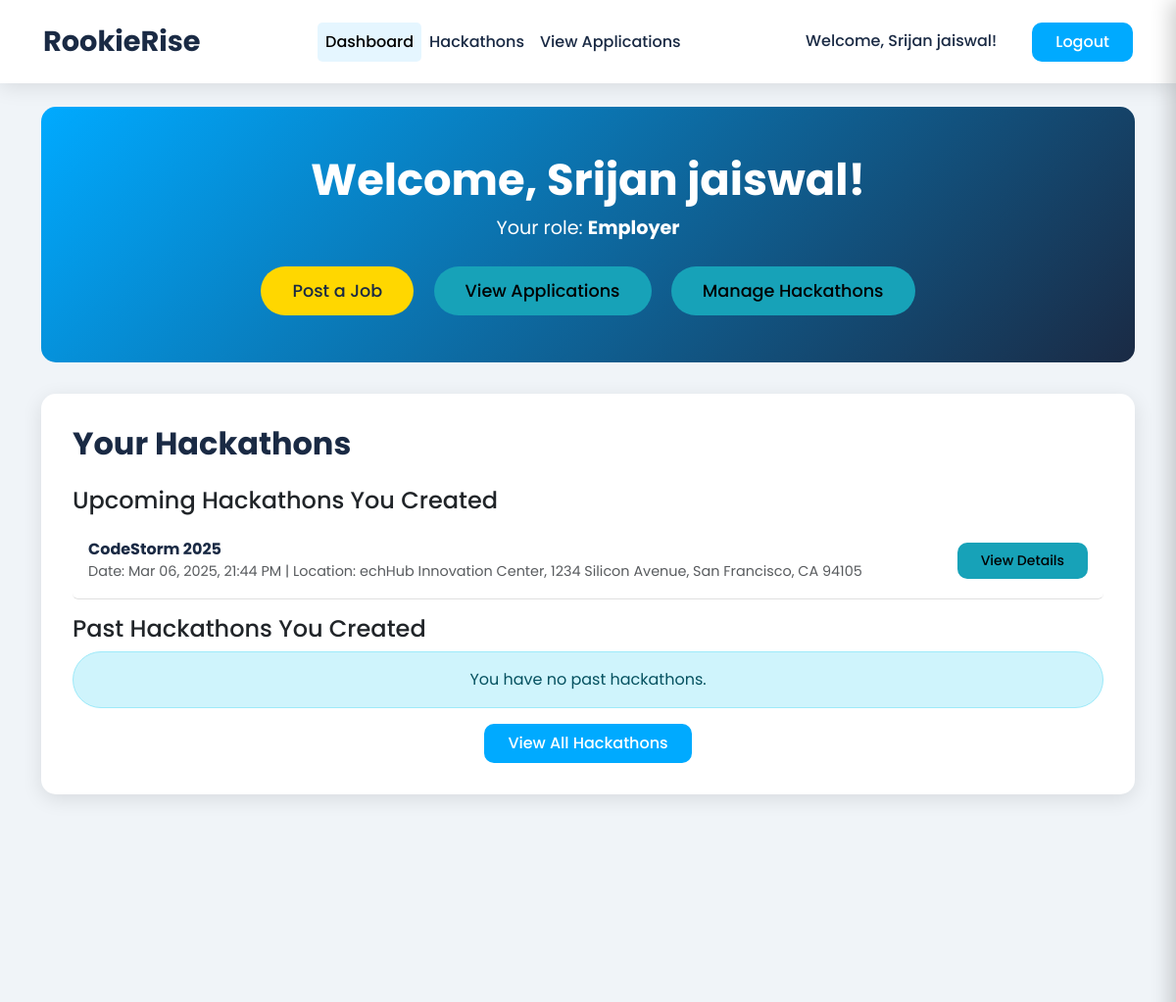
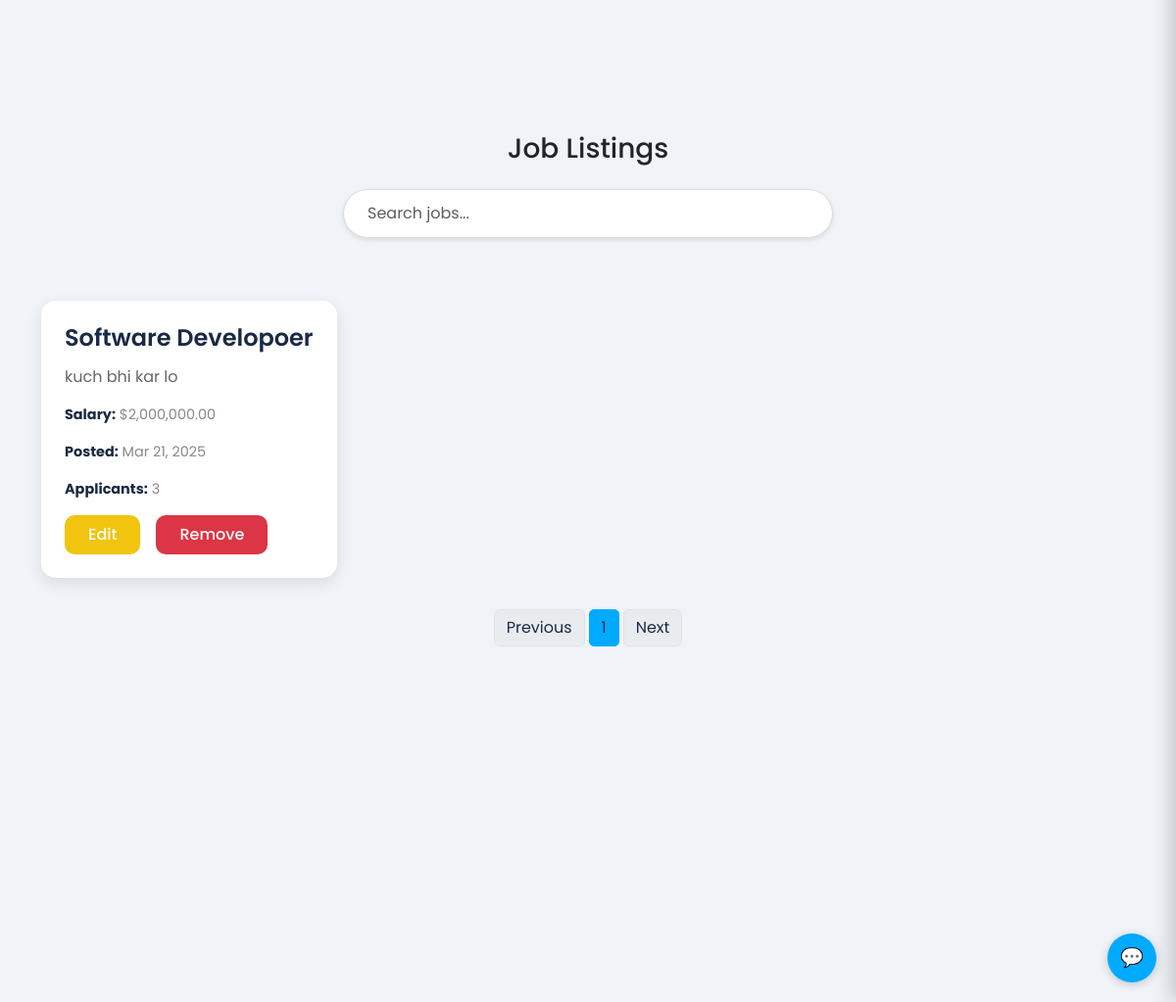
The app's page /views/dashboard.php (signed in) with its own data (2 pictures, top to bottom).
### tables this page shows
CREATE TABLE `hackathons` (
  `id` int(11) NOT NULL,
  `title` varchar(255) NOT NULL,
  `description` text NOT NULL,
  `date` datetime NOT NULL,
  `location` varchar(255) NOT NULL,
  `organizer` varchar(255) NOT NULL,
  `registration_deadline` datetime NOT NULL,
  `created_at` timestamp NOT NULL DEFAULT current_timestamp(),
  `is_active` tinyint(1) DEFAULT 1,
  `employer_id` int(11) NOT NULL
);

CREATE TABLE `jobs` (
  `id` int(11) NOT NULL,
  `employer_id` int(11) NOT NULL,
  `title` varchar(100) NOT NULL,
  `description` text NOT NULL,
  `salary` decimal(10,2) NOT NULL,
  `created_at` timestamp NOT NULL DEFAULT current_timestamp(),
  `updated_at` timestamp NULL DEFAULT NULL,
  `status` enum('active','closed','draft') NOT NULL DEFAULT 'active'
);

### views/dashboard.php (the view, shortened to what this page needs)
<?php
require __DIR__ . '/../includes/db.php';
$user_id = $_SESSION['user_id'];
$user_name = $_SESSION['user_name'] ?? 'Guest';
$user_role = $_SESSION['user_role'] ?? null;
$current_time = date('Y-m-d H:i:s');
$stmt = $conn->prepare("UPDATE users SET last_dashboard_visit = ? WHERE id = ?");
$stmt->bind_param("si", $current_time, $user_id);
$stmt->execute();
$page = isset($_GET['page']) ? max(1, (int)$_GET['page']) : 1;
$limit = 25;
$offset = ($page - 1) * $limit;
if ($user_role === 'employer') {
    $count_stmt = $conn->prepare("SELECT COUNT(*) FROM jobs WHERE employer_id = ?");
    $count_stmt->bind_param("i", $user_id);
} else {
    $count_stmt = $conn->prepare("SELECT COUNT(*) FROM jobs");
}
$count_stmt->execute();
$count_stmt->bind_result($total_jobs);
$total_pages = ceil($total_jobs / $limit);
if ($user_role === 'employer') {
    $stmt = $conn->prepare("SELECT * FROM jobs WHERE employer_id = ? ORDER BY created_at DESC LIMIT ?, ?");
    $stmt->bind_param("iii", $user_id, $offset, $limit);
} else {
    $stmt = $conn->prepare("SELECT * FROM jobs ORDER BY created_at DESC LIMIT ?, ?");
    $stmt->bind_param("ii", $offset, $limit);
}
$stmt->execute();
$jobs = $stmt->get_result();
$applicants_counts = [];
$jobs->data_seek(0);
while ($job = $jobs->fetch_assoc()) {
    $applicants_query = $conn->prepare("SELECT COUNT(*) FROM applications WHERE job_id = ?");
    $applicants_query->bind_param("i", $job['id']);
    $applicants_query->execute();
    $applicants_query->bind_result($count);
    $applicants_counts[$job['id']] = $count;
}
$jobs->data_seek(0);
$upcoming_hackathons = [];
$past_hackathons = [];
if ($user_role === 'employer') {
    $stmt = $conn->prepare("SELECT * FROM hackathons WHERE employer_id = ? AND is_active = 1 ORDER BY date ASC LIMIT 3");
    $stmt->bind_param("i", $user_id);
    $stmt->execute();
    $upcoming_hackathons = $stmt->get_result()->fetch_all(MYSQLI_ASSOC);
    $stmt = $conn->prepare("SELECT * FROM hackathons WHERE employer_id = ? AND is_active = 0 ORDER BY date DESC LIMIT 3");
    $stmt->bind_param("i", $user_id);
    $stmt->execute();
    $past_hackathons = $stmt->get_result()->fetch_all(MYSQLI_ASSOC);
}
?>
<!DOCTYPE html>
<html lang="en">
<head>
    <link rel="stylesheet" href="https://cdn.jsdelivr.net/npm/bootstrap@5.3.0/dist/css/bootstrap.min.css"
>
</head>
<body>
    <div class="toast-container position-fixed bottom-0 end-0 p-3">
    </div>
    <nav class="navbar navbar-expand-lg" aria-label="Main navigation">
        <div class="container-fluid">
            <a class="navbar-brand" href="../index.php" aria-label="RookieRise Home">RookieRise</a>
            <div class="collapse navbar-collapse" id="navbarNav">
                <ul class="navbar-nav mx-auto">
                    <li class="nav-item">
                        <a class="nav-link active" aria-current="page" href="#">Dashboard</a>
                    </li>
                    <li class="nav-item">
                        <a class="nav-link" href="../hackathons/hackathons.php"
                           aria-label="Hackathons">Hackathons</a>
                    </li>
                    <?php if ($user_role === 'employer'): ?>
                        <li class="nav-item">
                            <a class="nav-link" href="../applications/view_applications.php"
                               aria-label="View Applications">
                                View Applications
                            </a>
                        </li>
                    <?php endif; ?>
                </ul>
                <div class="navbar-actions">
                    <span class="navbar-text me-3" aria-live="polite">
                        Welcome, <?php echo htmlspecialchars($user_name); ?>!
                    </span>
                    <a href="../auth/logout.php" class="btn btn-nav-primary"
                       aria-label="Logout">Logout</a>
                </div>
            </div>
        </div>
    </nav>
    <main class="container mt-4" role="main">
        <section class="welcome-section" aria-labelledby="welcome-heading">
            <h2 class="display-5" id="welcome-heading">Welcome, <?php echo htmlspecialchars($user_name); ?>!</h2>
            <p>Your role: <strong><?php echo ucfirst($user_role); ?></strong></p>
            <?php if ($user_role === 'employer'): ?>
                <a href="../jobs/post_job.php" class="btn btn-primary"
                   aria-label="Post a new job listing">Post a Job</a>
                <a href="../applications/view_applications.php" class="btn btn-info"
                   aria-label="View Applications">View Applications</a>
                <a href="../hackathons/hackathons.php" class="btn btn-info"
                   aria-label="Manage Hackathons">Manage Hackathons</a>
            <?php else: ?>
                <a href="../hackathons/hackathons.php" class="btn btn-info"
                   aria-label="Explore Hackathons">Explore Hackathons</a>
            <?php endif; ?>
        </section>
        <section class="hackathon-section" aria-labelledby="hackathon-heading">
            <h3 id="hackathon-heading">
                <?php echo $user_role === 'employer' ? 'Your Hackathons' : 'Hackathon Opportunities'; ?>
            </h3>
            <?php if ($user_role === 'employer'): ?>
                <h4>Upcoming Hackathons You Created</h4>
                <?php if (empty($upcoming_hackathons)): ?>
                    <div class="alert alert-info rounded-pill text-center" role="alert">
                        You haven't created any upcoming hackathons yet.
                    </div>
                <?php else: ?>
                    <ul class="list-group mb-3">
                        <?php foreach ($upcoming_hackathons as $hackathon): ?>
                            <li class="list-group-item">
                                <div>
                                    <strong><?php echo htmlspecialchars($hackathon['title']); ?></strong>
                                    <p class="mb-0 text-muted">
                                        Date: <?php echo date('M d, Y, H:i A', strtotime($hackathon['date'])); ?> |
                                        Location: <?php echo htmlspecialchars($hackathon['location']); ?>
                                    </p>
                                </div>
                                <a href="../hackathons/hackathons.php?hackathon_id=<?php echo $hackathon['id']; ?>"
                                   class="btn btn-info btn-sm"
                                   aria-label="View details for hackathon <?php echo htmlspecialchars($hackathon['title']); ?>">
                                    View Details
                                </a>
                            </li>
                        <?php endforeach; ?>
                    </ul>
                <?php endif; ?>
                <h4>Past Hackathons You Created</h4>
                <?php if (empty($past_hackathons)): ?>
                    <div class="alert alert-info rounded-pill text-center" role="alert">
                        You have no past hackathons.
                    </div>
                <?php endif; ?>
            <?php endif; ?>
            <div class="text-center mt-3">
                <a href="../hackathons/hackathons.php" class="btn btn-primary"
                   aria-label="View all hackathons">
                    View All Hackathons
                </a>
            </div>
        </section>
        <section aria-labelledby="jobs-heading">
            <h3 id="jobs-heading" class="text-center mb-4">Job Listings</h3>
            <div class="search-bar">
                <input type="search" class="form-control"
                       placeholder="Search jobs..."
                       aria-label="Search job listings">
            </div>
            <div class="job-list" role="region" aria-live="polite">
                <?php if ($jobs->num_rows > 0): ?>
                    <?php while ($job = $jobs->fetch_assoc()): ?>
                        <article class="card"
                                 data-job-id="<?php echo $job['id']; ?>"
                                 tabindex="0" aria-label="Job: <?php echo htmlspecialchars($job['title']); ?>">
                            <div class="card-body position-relative">
                                <h4 class="card-title"><?php echo htmlspecialchars($job['title']); ?></h4>
                                <p class="card-text"><?php echo nl2br(htmlspecialchars($job['description'])); ?></p>
                                <p class="job-meta"><strong>Salary:</strong> $<?php echo number_format($job['salary'], 2); ?></p>
                                <p class="job-meta"><strong>Posted:</strong> <?php echo date('M d, Y', strtotime($job['created_at'])); ?></p>
                                <p class="job-meta"><strong>Applicants:</strong> <?php echo $applicants_counts[$job['id']] ?? 0; ?></p>
                                <?php if ($user_role === 'employer'): ?>
                                    <div class="job-card-actions">
                                        <a href="../jobs/edit_job.php?id=<?php echo $job['id']; ?>"
                                           class="btn btn-warning me-2"
                                           aria-label="Edit job <?php echo htmlspecialchars($job['title']); ?>">
                                            Edit
                                        </a>
                                        <button type="button" class="btn btn-danger me-2 delete-job-btn"
                                                data-bs-toggle="modal"
                                                data-bs-target="#deleteJobModal-<?php echo $job['id']; ?>"
                                                data-job-id="<?php echo $job['id']; ?>"
                                                aria-label="Delete job <?php echo htmlspecialchars($job['title']); ?>">
                                            Remove
                                        </button>
                                    </div>
                                <?php endif; ?>
                            </div>
                        </article>
                    <?php endwhile; ?>
                <?php else: ?>
                    <div class="alert alert-info rounded-pill text-center"
                         role="alert">No job listings available at the moment.</div>
                <?php endif; ?>
            </div>
            <nav aria-label="Job listings pagination">
                <ul class="pagination justify-content-center">
                    <li class="page-item <?php echo $page <= 1 ? 'disabled' : ''; ?>">
                        <a class="page-link" href="?page=<?php echo $page - 1; ?>"
                           aria-label="Previous page">Previous</a>
                    </li>
                    <?php for ($i = 1; $i <= $total_pages; $i++): ?>
                        <li class="page-item <?php echo $page === $i ? 'active' : ''; ?>">
                            <a class="page-link" href="?page=<?php echo $i; ?>"><?php echo $i; ?></a>
                        </li>
                    <?php endfor; ?>
                    <li class="page-item <?php echo $page >= $total_pages ? 'disabled' : ''; ?>">
                        <a class="page-link" href="?page=<?php echo $page + 1; ?>"
                           aria-label="Next page">Next</a>
                    </li>
                </ul>
            </nav>
        </section>
    </main>
    <button id="toggleChatbot" class="btn btn-primary" aria-label="Toggle Chatbot">💬</button>
</body>
</html>

### views/dashboard.php (style rules this page uses)
body { font-family: 'Poppins', sans-serif; background: #f0f4f8; min-height: 100vh; display: flex; flex-direction: column; overflow-x: hidden; }
main { flex: 1 0 auto; }
.navbar { background: rgba(255, 255, 255, 0.95); backdrop-filter: blur(10px); box-shadow: 0 4px 20px rgba(0,0,0,0.1); padding: 1rem 2rem; position: sticky; top: 0; z-index: 1000; }
.navbar-brand { font-weight: 700; font-size: 1.8rem; color: #1a2a44; transition: color 0.3s ease; }
.navbar-nav { display: flex; align-items: center; }
.nav-link { color: #1a2a44; font-weight: 500; padding: 0.5rem 1rem; transition: all 0.3s ease; }
.nav-link:hover, .nav-link.active { color: #00aaff; background: rgba(0, 170, 255, 0.1); border-radius: 5px; }
.btn-nav-primary { background: #00aaff; color: white; border: none; border-radius: 25px; padding: 0.5rem 1.5rem; transition: all 0.3s ease; }
.navbar-text { color: #1a2a44; font-weight: 500; padding: 0.5rem 1rem; }
.welcome-section { padding: 3rem 0; text-align: center; background: linear-gradient(135deg, #00aaff 0%, #1a2a44 100%); color: white; border-radius: 15px; margin-bottom: 2rem; }
.welcome-section h2 { font-size: 2.8rem; font-weight: 700; margin-bottom: 0.5rem; }
.welcome-section p { font-size: 1.2rem; margin-bottom: 1.5rem; }
.welcome-section .btn { margin: 0 0.5rem; border-radius: 25px; padding: 0.75rem 2rem; font-size: 1.1rem; transition: all 0.3s ease; }
.welcome-section .btn-primary { background: #ffd700; color: #1a2a44; border: none; }
.welcome-section .btn-info { background: #17a2b8; border: none; }
.search-bar { max-width: 500px; margin: 0 auto 2rem; }
.search-bar .form-control { border-radius: 25px; padding: 0.75rem 1.5rem; border: 1px solid #ddd; box-shadow: 0 2px 5px rgba(0,0,0,0.1); transition: all 0.3s ease; }
.job-list { display: flex; flex-wrap: wrap; justify-content: space-between; gap: 2rem; padding: 2rem 0; opacity: 1; }
.card { border: none; border-radius: 15px; background: #fff; box-shadow: 0 5px 15px rgba(0,0,0,0.1); transition: all 0.3s ease; position: relative; overflow: hidden; opacity: 1; display: block; }
.card-body { padding: 1.5rem; }
.card-title { font-size: 1.5rem; font-weight: 600; color: #1a2a44; margin-bottom: 0.75rem; }
.card-text { color: #666; line-height: 1.6; margin-bottom: 1rem; }
.job-meta, .hackathon-meta { font-size: 0.9rem; color: #888; margin-bottom: 1rem; }
.job-meta strong, .hackathon-meta strong { color: #1a2a44; }
.job-card-actions, .hackathon-actions { display: flex; gap: 0.5rem; flex-wrap: wrap; }
.btn { border-radius: 10px; padding: 0.5rem 1.5rem; font-weight: 500; transition: all 0.3s ease; }
.btn-primary { background: #00aaff; border: none; }
.btn-info { background: #17a2b8; border: none; }
.btn-warning { background: #f1c40f; border: none; color: #fff; }
.btn-danger { background: #dc3545; border: none; }
.chat-section, .hackathon-section { margin: 2rem 0; padding: 2rem; background: #fff; border-radius: 15px; box-shadow: 0 5px 20px rgba(0,0,0,0.1); }
.chat-section h3, .hackathon-section h3 { font-size: 2rem; font-weight: 700; color: #1a2a44; margin-bottom: 1.5rem; }
.chat-section .list-group-item, .hackathon-section .list-group-item { border: none; border-bottom: 1px solid #e0e0e0; padding: 1rem; transition: background-color 0.3s ease; display: flex; justify-content: space-between; align-items: center; }
.chat-section .list-group-item strong, .hackathon-section .list-group-item strong { color: #1a2a44; }
.chat-section .list-group-item .text-muted, .hackathon-section .list-group-item .text-muted { font-size: 0.9rem; }
body { overflow-x: hidden; overflow-y: auto; }
.toast-container { z-index: 1060; }
.pagination .page-link { border-radius: 5px; margin: 0 5px; color: #1a2a44; transition: all 0.3s ease; }
.pagination .page-item.active .page-link { background: #00aaff; border-color: #00aaff; }
#toggleChatbot { position: fixed; bottom: 20px; right: 20px; z-index: 1075; border-radius: 50%; width: 50px; height: 50px; display: flex; align-items: center; justify-content: center; font-size: 1.2rem; box-shadow: 0 2px 10px rgba(0,0,0,0.2); }

### records on screen
hackathons: title "CodeStorm 2025", date "Mar 06, 2025, 21:44 PM", location "echHub Innovation Center, 1234 Silicon Avenue, San Francisco, CA 94105"
jobs: title "Software Developoer", description "kuch bhi kar lo", salary "2,000,000.00", created_at "Mar 21, 2025", id "3"

### other values on screen
$user_name "Srijan jaiswal"
$user_role "Employer"
